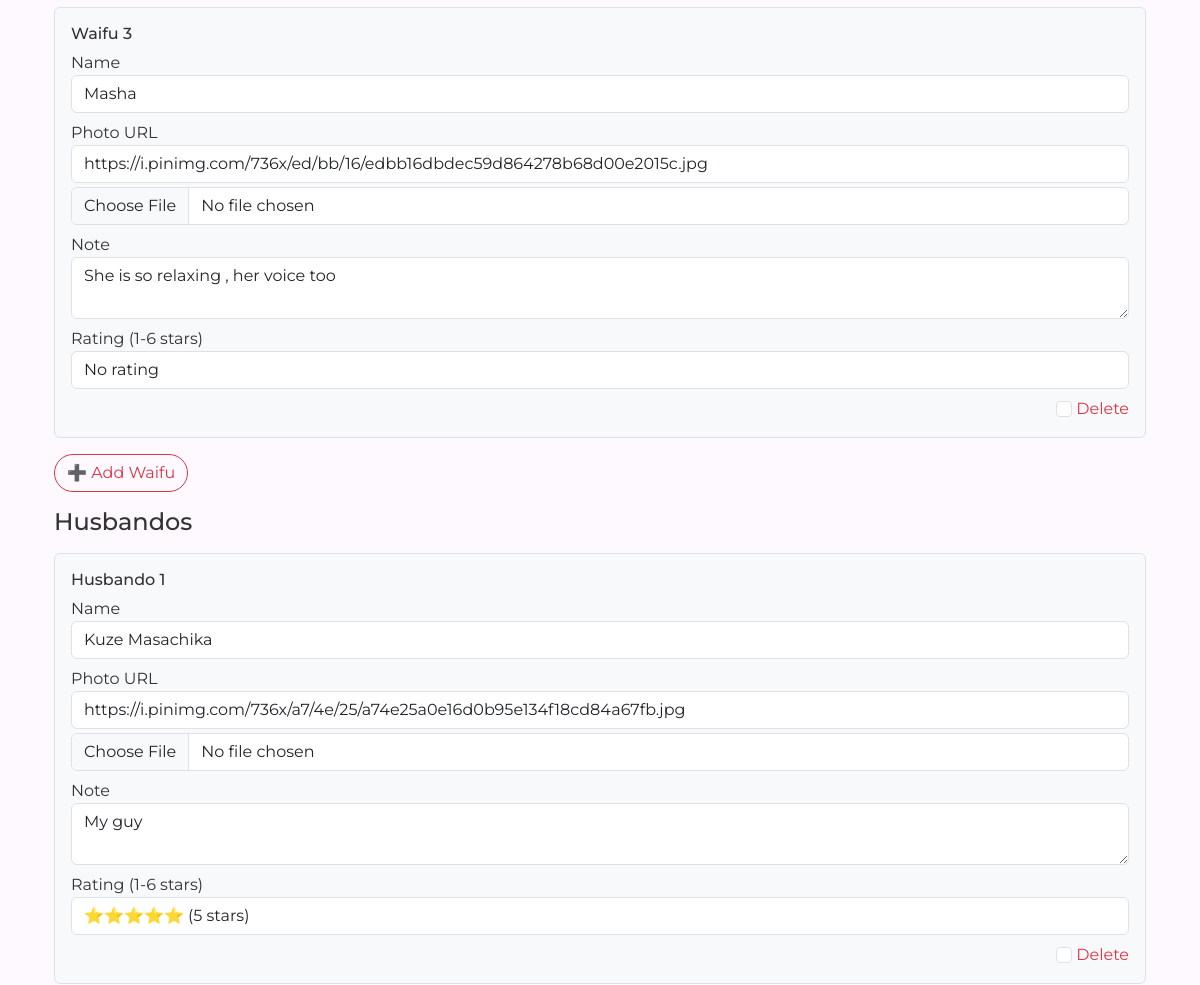
The app's page /edit_detail/206 (signed in, middle part), older data.
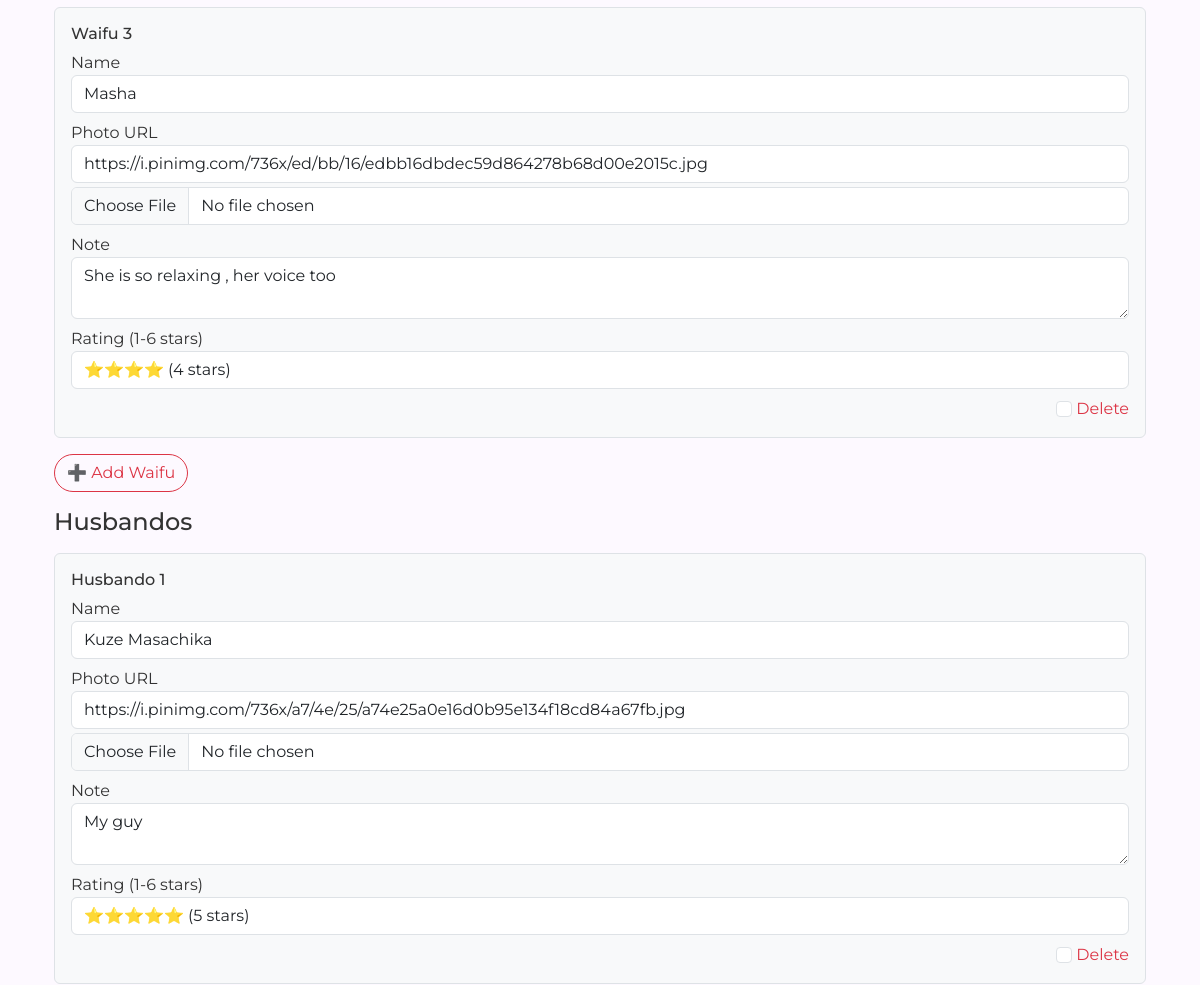
The same page, newer data.
### tables this page shows
CREATE TABLE anime_waifus (
            id INTEGER PRIMARY KEY AUTOINCREMENT,
            anime_id INTEGER NOT NULL,
            name TEXT,
            image TEXT,
            note TEXT,
            starred INTEGER DEFAULT 0, rating INTEGER,
            FOREIGN KEY(anime_id) REFERENCES anime(id) ON DELETE CASCADE
        );

### app.py (the view, shortened to what this page needs)
@app.route("/edit_detail/<int:anime_id>", methods=["GET", "POST"])
@login_required
def edit_detail(anime_id):
    conn = get_db()
    db = conn.cursor()
    user_id = session.get("user_id")
    db.execute("SELECT * FROM anime WHERE id = ? AND user_id = ?", (anime_id, user_id))
    anime = db.fetchone()
    if not anime:
        flash("Anime not found or access denied.")
        return redirect("/preview")
    db.execute("SELECT * FROM anime_detail WHERE anime_id = ?", (anime_id,))
    detail = db.fetchone()
    image_list = ""
    if detail and detail[3]:
        try:
            image_list = ", ".join(json.loads(detail[3]))
        except:
            image_list = detail[3]
    db.execute("""
        SELECT id, episode_number, episode_note, episode_images,
                rating_overall, rating_animation, rating_story
        FROM anime_episodes
        WHERE anime_id = ?
        ORDER BY episode_number
    """, (anime_id,))
    rows = db.fetchall()
    existing_episodes = []
    db.execute("SELECT id, name, image, note, rating FROM anime_waifus WHERE anime_id = ?", (anime_id,))
    existing_waifus = [{"id": row[0], "name": row[1], "image": row[2], "note": row[3], "rating": row[4]} for row in db.fetchall()]
    db.execute("SELECT id, name, image, note, rating FROM anime_husbandos WHERE anime_id = ?", (anime_id,))
    existing_husbandos = [{"id": row[0], "name": row[1], "image": row[2], "note": row[3], "rating": row[4]} for row in db.fetchall()]
    db.close()
    conn.close()
    return render_template(
        "edit_detail.html",
        anime=anime,
        detail=detail,
        image_list=image_list,
        existing_episodes=existing_episodes,
        existing_waifus=existing_waifus,
        existing_husbandos=existing_husbandos
    )

### app.py (called while the page is built)
def login_required(f):
    @wraps(f)
    def wrapper(*args, **kwargs):
        if "user_id" not in session:
            flash("Login required.")
            return redirect("/login")
        return f(*args, **kwargs)
    return wrapper

def get_db():
    return sqlite3.connect("anime.db")

### templates/edit_detail.html (shortened to what this page needs)
{% extends "layout.html" %}
{% block main %}
<div class="container mt-4">
    <form method="POST" action="{{ url_for('edit_detail', anime_id=anime[0]) }}" enctype="multipart/form-data">
        {% for w in existing_waifus %}
        <div class="border rounded p-3 mb-3 bg-light">
            <h6>Waifu {{ loop.index }}</h6>
            <div class="mb-2">
                <label>Name</label>
                <input type="text" name="waifu_name_{{ w.id }}" class="form-control" value="{{ w.name }}">
            </div>
            <div class="mb-2">
                <label>Photo URL</label>
                <input type="text" name="waifu_image_{{ w.id }}" class="form-control mb-1" value="{{ w.image }}">
                <input type="file" name="waifu_image_upload_{{ w.id }}" class="form-control" accept="image/*">
            </div>
            <div class="mb-2">
                <label>Note</label>
                <textarea name="waifu_note_{{ w.id }}" class="form-control" rows="2">{{ w.note }}</textarea>
            </div>
            <div class="mb-2">
                <label>Rating (1-6 stars)</label>
                <select name="waifu_rating_{{ w.id }}" class="form-control">
                    <option value="">No rating</option>
                    <option value="4" {% if w.rating == 4 %}selected{% endif %}>⭐⭐⭐⭐ (4 stars)</option>
                </select>
            </div>
            <div class="text-end">
                <label class="form-check-label text-danger">
                    <input type="checkbox" class="form-check-input" name="delete_waifu_{{ w.id }}"> Delete
                </label>
            </div>
        </div>
        {% endfor %}
        <button type="button" class="btn btn-outline-danger mb-3" id="addWaifuBtn">➕ Add Waifu</button>
        <h4 class="mb-3">Husbandos</h4>
        {% for h in existing_husbandos %}
        <div class="border rounded p-3 mb-3 bg-light">
            <h6>Husbando {{ loop.index }}</h6>
            <div class="mb-2">
                <label>Name</label>
                <input type="text" name="husbando_name_{{ h.id }}" class="form-control" value="{{ h.name }}">
            </div>
            <div class="mb-2">
                <label>Photo URL</label>
                <input type="text" name="husbando_image_{{ h.id }}" class="form-control mb-1" value="{{ h.image }}">
                <input type="file" name="husbando_image_upload_{{ h.id }}" class="form-control" accept="image/*">
            </div>
            <div class="mb-2">
                <label>Note</label>
                <textarea name="husbando_note_{{ h.id }}" class="form-control" rows="2">{{ h.note }}</textarea>
            </div>
            <div class="mb-2">
                <label>Rating (1-6 stars)</label>
                <select name="husbando_rating_{{ h.id }}" class="form-control">
                    <option value="5" {% if h.rating == 5 %}selected{% endif %}>⭐⭐⭐⭐⭐ (5 stars)</option>
                </select>
            </div>
            <div class="text-end">
                <label class="form-check-label text-danger">
                    <input type="checkbox" class="form-check-input" name="delete_husbando_{{ h.id }}"> Delete
                </label>
            </div>
        </div>
        {% endfor %}
    </form>
</div>
{% endblock %}

Row changes from the older to the newer data that the page shows:
changed anime_waifus "Masha": rating+id "No rating" → "⭐⭐⭐⭐ (4 stars)"
